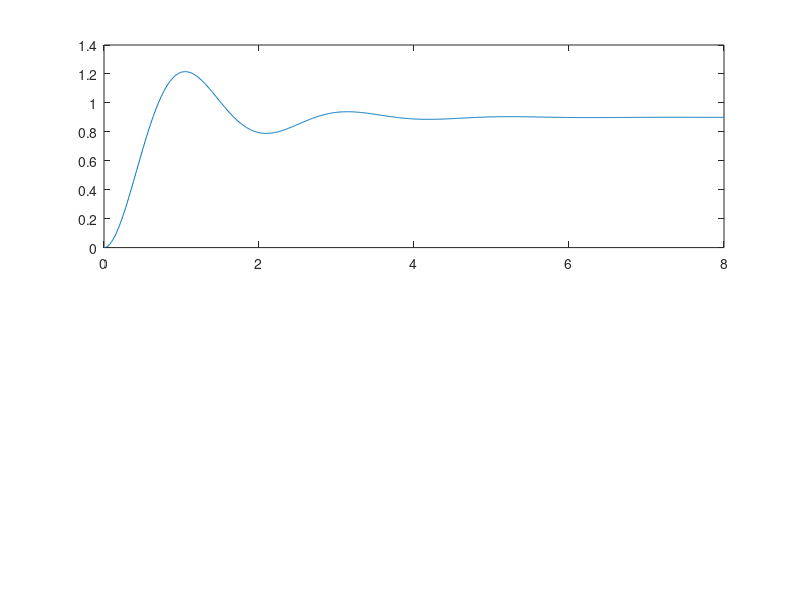

Recreate this plot in MATLAB. (Note: this script raises an error after producing the figure.)
numerator = [9];
denominator = [1 2 10];
system_model = tf(numerator, denominator);
disp("MATLAB transfer function:")
disp(system_model)
system_poles = pole(system_model);
system_zeros = zero(system_model);
disp("Poles:")
disp(system_poles)
disp("Zeros:")
disp(system_zeros)
time_values = linspace(0, 8, 801);
[step_response, step_time] = step(system_model, time_values);
[impulse_response, impulse_time] = impulse(system_model, time_values);
step_response = squeeze(step_response);
impulse_response = squeeze(impulse_response);
fprintf("\nControlled time grid\n")
fprintf("Number of points: %d\n", length(time_values))
fprintf("Start time: %.1f\n", time_values(1))
fprintf("End time: %.1f\n", time_values(end))
fprintf("\nSelected step-response values\n")
fprintf("t = 0 s: %.15f\n", step_response(1))
fprintf("t = 1 s: %.15f\n", step_response(101))
fprintf("t = 2 s: %.15f\n", step_response(201))
fprintf("t = 8 s: %.15f\n", step_response(801))
fprintf("\nSelected impulse-response values\n")
fprintf("t = 0 s: %.15f\n", impulse_response(1))
fprintf("t = 1 s: %.15f\n", impulse_response(101))
fprintf("t = 2 s: %.15f\n", impulse_response(201))
fprintf("t = 8 s: %.15f\n", impulse_response(801))
figure
subplot(2, 1, 1)
plot(step_time, step_response)
yline(0.9, "--", "DC gain = 0.9")
title("MATLAB Step Response")
xlabel("Time [s]")
ylabel("y(t)")
grid on
subplot(2, 1, 2)
plot(impulse_time, impulse_response)
title("MATLAB Impulse Response")
xlabel("Time [s]")
ylabel("h(t)")
grid on
